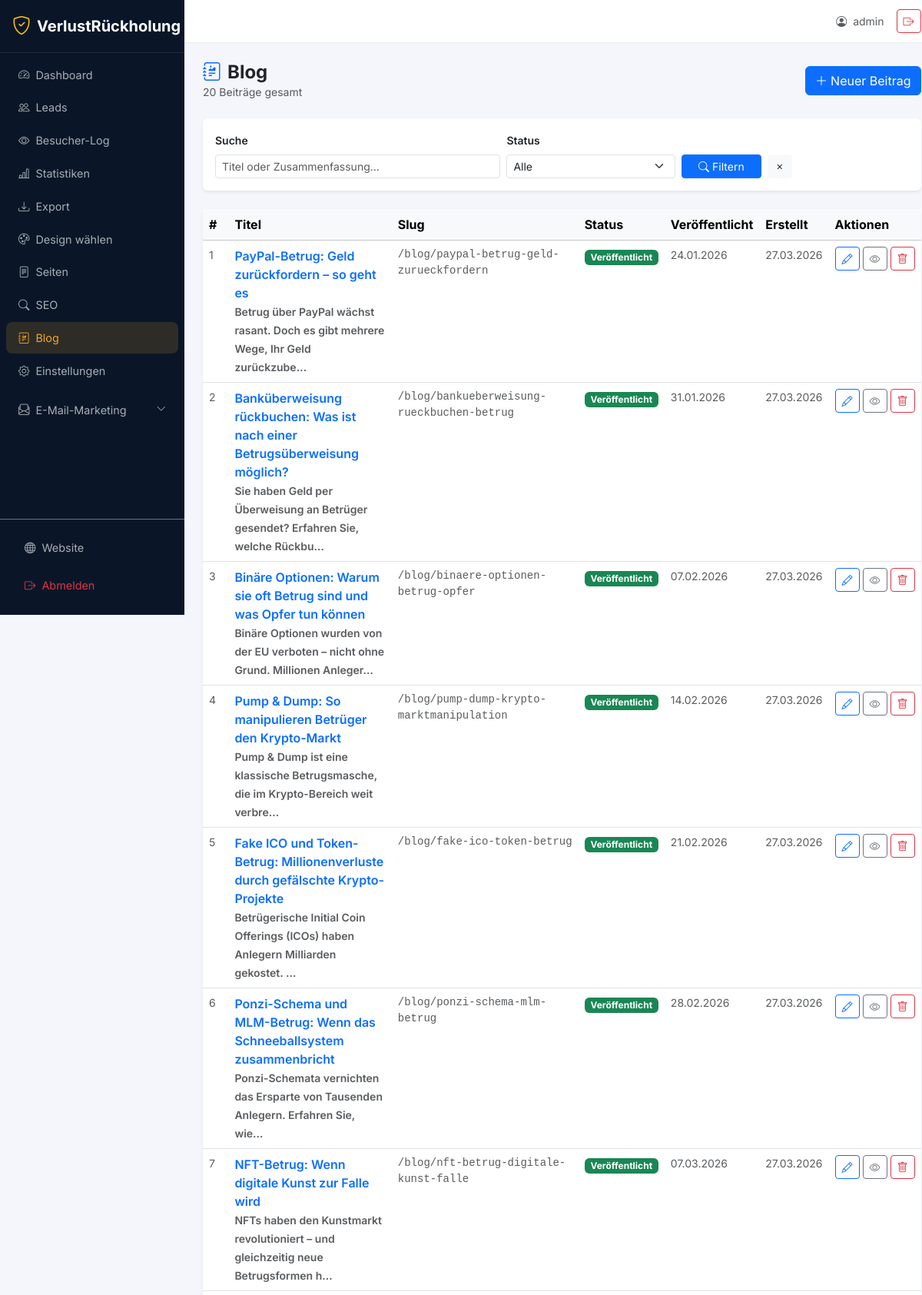
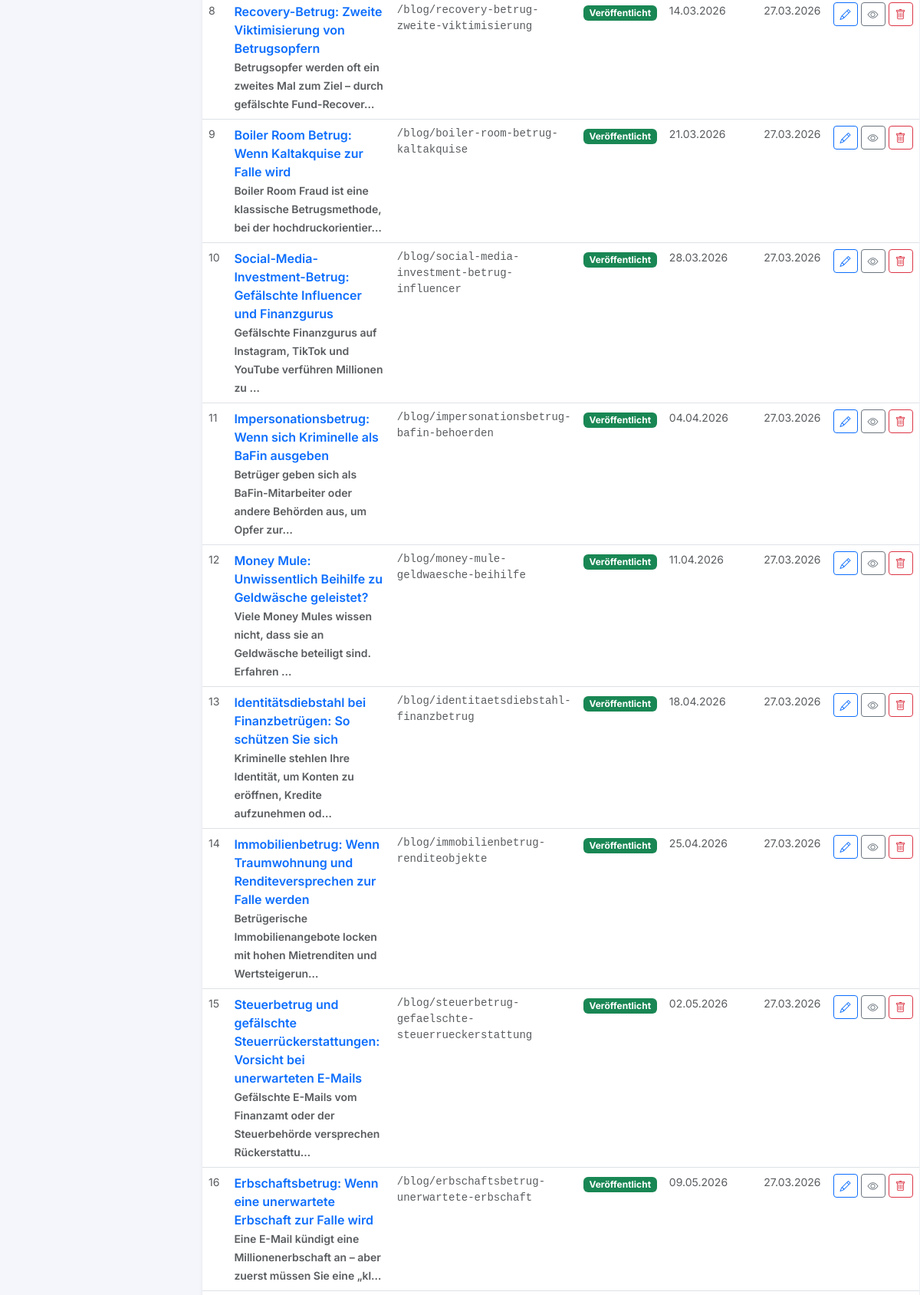
Screenshot of /admin/blog.php (signed in, upper part) with the database file from the repository (2 pictures, top to bottom).
### tables this page shows
CREATE TABLE IF NOT EXISTS blog_posts (
    id               INT AUTO_INCREMENT PRIMARY KEY,
    title            VARCHAR(255) NOT NULL,
    slug             VARCHAR(255) NOT NULL UNIQUE,
    excerpt          TEXT,
    content          LONGTEXT,
    meta_title       VARCHAR(255),
    meta_description TEXT,
    meta_keywords    TEXT,
    featured_image   VARCHAR(512),
    status           ENUM('draft','published') NOT NULL DEFAULT 'draft',
    published_at     DATETIME DEFAULT NULL,
    created_at       TIMESTAMP DEFAULT CURRENT_TIMESTAMP,
    updated_at       TIMESTAMP DEFAULT CURRENT_TIMESTAMP ON UPDATE CURRENT_TIMESTAMP
);

### includes/functions.php (called while the page is built, shortened)
<?php
function get_blog_posts(array $filters = [], int $page = 1, int $per_page = 20): array
{
    $pdo    = db_connect();
    $where  = ['1=1'];
    $params = [];
    $whereSQL = implode(' AND ', $where);
    $offset   = ($page - 1) * $per_page;
    $countStmt = $pdo->prepare("SELECT COUNT(*) FROM blog_posts WHERE $whereSQL");
    $countStmt->execute($params);
    $total = (int) $countStmt->fetchColumn();
    $stmt = $pdo->prepare(
        "SELECT id, title, slug, excerpt, status, featured_image, published_at, created_at
         FROM blog_posts WHERE $whereSQL ORDER BY created_at DESC LIMIT :limit OFFSET :offset"
    );
    $stmt->bindValue(':limit', $per_page, PDO::PARAM_INT);
    $stmt->bindValue(':offset', $offset, PDO::PARAM_INT);
    $stmt->execute();
    return ['data' => $stmt->fetchAll(), 'total' => $total, 'pages' => (int) ceil($total / $per_page)];
}

### admin/blog.php (the view, shortened to what this page needs)
<?php
require_once __DIR__ . '/../includes/functions.php';
$page     = max(1, (int) ($_GET['page']   ?? 1));
$per_page = 20;
$filters  = [
    'status' => $_GET['status'] ?? '',
    'search' => $_GET['search'] ?? '',
];
$result = get_blog_posts($filters, $page, $per_page);
$posts  = $result['data'];
$total  = $result['total'];
?>
<!DOCTYPE html>
<html lang="de">
<head>
    <link href="https://cdn.jsdelivr.net/npm/bootstrap@5.3.3/dist/css/bootstrap.min.css" rel="stylesheet">
    <link href="https://cdn.jsdelivr.net/npm/bootstrap-icons@1.11.3/font/bootstrap-icons.min.css" rel="stylesheet">
    <link href="../assets/css/admin.css" rel="stylesheet">
</head>
<body class="admin-body">
<?php include __DIR__ . '/partials/sidebar.php'; ?>
<div class="admin-main">
    <?php include __DIR__ . '/partials/topbar.php'; ?>
    <div class="admin-content p-4">
        <div class="d-flex justify-content-between align-items-center mb-4">
            <div>
                <h4 class="fw-bold mb-0"><i class="bi bi-journal-richtext me-2 text-primary"></i>Blog</h4>
                <p class="text-muted small mb-0"><?= $total ?> Beiträge gesamt</p>
            </div>
            <a href="blog_edit.php" class="btn btn-primary">
                <i class="bi bi-plus-lg me-1"></i>Neuer Beitrag
            </a>
        </div>
        <div class="card border-0 shadow-sm mb-4">
            <div class="card-body">
                <form method="GET" class="row g-2 align-items-end">
                    <div class="col-md-5">
                        <label class="form-label small fw-semibold">Suche</label>
                        <input type="text" name="search" class="form-control form-control-sm"
                               placeholder="Titel oder Zusammenfassung..."
                               value="<?= htmlspecialchars($filters['search'], ENT_QUOTES, 'UTF-8') ?>">
                    </div>
                    <div class="col-md-3">
                        <label class="form-label small fw-semibold">Status</label>
                        <select name="status" class="form-select form-select-sm">
                            <option value="">Alle</option>
                        </select>
                    </div>
                    <div class="col-md-2 d-flex gap-2">
                        <button type="submit" class="btn btn-primary btn-sm flex-fill">
                            <i class="bi bi-search me-1"></i>Filtern
                        </button>
                        <a href="blog.php" class="btn btn-light btn-sm"><i class="bi bi-x"></i></a>
                    </div>
                </form>
            </div>
        </div>
        <div class="card border-0 shadow-sm">
            <div class="card-body p-0">
                <div class="table-responsive">
                    <table class="table table-hover mb-0">
                        <thead class="table-light">
                            <tr>
                                <th>#</th>
                                <th>Titel</th>
                                <th>Slug</th>
                                <th>Status</th>
                                <th>Veröffentlicht</th>
                                <th>Erstellt</th>
                                <th>Aktionen</th>
                            </tr>
                        </thead>
                        <tbody>
                        <?php foreach ($posts as $post): ?>
                            <tr>
                                <td class="text-muted small"><?= (int)$post['id'] ?></td>
                                <td class="fw-semibold">
                                    <a href="blog_edit.php?id=<?= (int)$post['id'] ?>" class="text-decoration-none">
                                        <?= htmlspecialchars($post['title'], ENT_QUOTES, 'UTF-8') ?>
                                    </a>
                                    <?php if ($post['excerpt']): ?>
                                        <br><small class="text-muted"><?= htmlspecialchars(mb_substr($post['excerpt'], 0, 80), ENT_QUOTES, 'UTF-8') ?>…</small>
                                    <?php endif; ?>
                                </td>
                                <td class="text-muted small font-monospace">
                                    /blog/<?= htmlspecialchars($post['slug'], ENT_QUOTES, 'UTF-8') ?>
                                </td>
                                <td>
                                    <?php if ($post['status'] === 'published'): ?>
                                        <span class="badge bg-success">Veröffentlicht</span>
                                    <?php else: ?>
                                        <span class="badge bg-secondary">Entwurf</span>
                                    <?php endif; ?>
                                </td>
                                <td class="text-muted small">
                                    <?= $post['published_at'] ? date('d.m.Y', strtotime($post['published_at'])) : '–' ?>
                                </td>
                                <td class="text-muted small">
                                    <?= date('d.m.Y', strtotime($post['created_at'])) ?>
                                </td>
                                <td>
                                    <div class="d-flex gap-1">
                                        <a href="blog_edit.php?id=<?= (int)$post['id'] ?>"
                                           class="btn btn-sm btn-outline-primary" title="Bearbeiten">
                                            <i class="bi bi-pencil"></i>
                                        </a>
                                        <?php if ($post['status'] === 'published'): ?>
                                        <a href="../blog/<?= htmlspecialchars($post['slug'], ENT_QUOTES, 'UTF-8') ?>"
                                           class="btn btn-sm btn-outline-secondary" title="Vorschau" target="_blank">
                                            <i class="bi bi-eye"></i>
                                        </a>
                                        <?php endif; ?>
                                        <button class="btn btn-sm btn-outline-danger" title="Löschen"
                                                data-bs-toggle="modal" data-bs-target="#deleteModal"
                                                data-post-id="<?= (int)$post['id'] ?>"
                                                data-post-title="<?= htmlspecialchars($post['title'], ENT_QUOTES, 'UTF-8') ?>">
                                            <i class="bi bi-trash"></i>
                                        </button>
                                    </div>
                                </td>
                            </tr>
                        <?php endforeach; ?>
                        </tbody>
                    </table>
                </div>
            </div>
        </div>
    </div>
</div>
</body>
</html>

### assets/css/admin.css (style rules this page uses)
:root { --admin-sidebar-width: 240px; --admin-sidebar-bg: #0a1628; --admin-topbar-h: 56px; --admin-primary: #0d2b5e; --admin-accent: #f5a623; }
body { font-family: 'Inter', sans-serif; }
.admin-body { background: #f4f6fb; display: flex; min-height: 100vh; }
.admin-main { margin-left: var(--admin-sidebar-width); flex: 1; display: flex; flex-direction: column; min-height: 100vh; }
.admin-content { flex: 1; }

### rows the page displays
blog_posts: id "1", title "PayPal-Betrug: Geld zurückfordern – so geht es", excerpt "Betrug über PayPal wächst rasant. Doch es gibt mehrere Wege, Ihr Geld zurückzube", slug "paypal-betrug-geld-zurueckfordern", status "Veröffentlicht", published_at "24.01.2026", created_at "27.03.2026"
blog_posts: id "2", title "Banküberweisung rückbuchen: Was ist nach einer Betrugsüberweisung möglich?", excerpt "Sie haben Geld per Überweisung an Betrüger gesendet? Erfahren Sie, welche Rückbu", slug "bankueberweisung-rueckbuchen-betrug", status "Veröffentlicht", published_at "31.01.2026", created_at "27.03.2026"
blog_posts: id "3", title "Binäre Optionen: Warum sie oft Betrug sind und was Opfer tun können", excerpt "Binäre Optionen wurden von der EU verboten – nicht ohne Grund. Millionen Anleger", slug "binaere-optionen-betrug-opfer", status "Veröffentlicht", published_at "07.02.2026", created_at "27.03.2026"
blog_posts: id "4", title "Pump & Dump: So manipulieren Betrüger den Krypto-Markt", excerpt "Pump & Dump ist eine klassische Betrugsmasche, die im Krypto-Bereich weit verbre", slug "pump-dump-krypto-marktmanipulation", status "Veröffentlicht", published_at "14.02.2026", created_at "27.03.2026"
blog_posts: id "5", title "Fake ICO und Token-Betrug: Millionenverluste durch gefälschte Krypto-Projekte", excerpt "Betrügerische Initial Coin Offerings (ICOs) haben Anlegern Milliarden gekostet.", slug "fake-ico-token-betrug", status "Veröffentlicht", published_at "21.02.2026", created_at "27.03.2026"
blog_posts: id "6", title "Ponzi-Schema und MLM-Betrug: Wenn das Schneeballsystem zusammenbricht", excerpt "Ponzi-Schemata vernichten das Ersparte von Tausenden Anlegern. Erfahren Sie, wie", slug "ponzi-schema-mlm-betrug", status "Veröffentlicht", published_at "28.02.2026", created_at "27.03.2026"
blog_posts: id "7", title "NFT-Betrug: Wenn digitale Kunst zur Falle wird", excerpt "NFTs haben den Kunstmarkt revolutioniert – und gleichzeitig neue Betrugsformen h", slug "nft-betrug-digitale-kunst-falle", status "Veröffentlicht", published_at "07.03.2026", created_at "27.03.2026"
blog_posts: id "8", title "Recovery-Betrug: Zweite Viktimisierung von Betrugsopfern", excerpt "Betrugsopfer werden oft ein zweites Mal zum Ziel – durch gefälschte Fund-Recover", slug "recovery-betrug-zweite-viktimisierung", status "Veröffentlicht", published_at "14.03.2026", created_at "27.03.2026"
blog_posts: id "9", title "Boiler Room Betrug: Wenn Kaltakquise zur Falle wird", excerpt "Boiler Room Fraud ist eine klassische Betrugsmethode, bei der hochdruckorientier", slug "boiler-room-betrug-kaltakquise", status "Veröffentlicht", published_at "21.03.2026", created_at "27.03.2026"
blog_posts: id "10", title "Social-Media-Investment-Betrug: Gefälschte Influencer und Finanzgurus", excerpt "Gefälschte Finanzgurus auf Instagram, TikTok und YouTube verführen Millionen zu", slug "social-media-investment-betrug-influencer", status "Veröffentlicht", published_at "28.03.2026", created_at "27.03.2026"
blog_posts: id "11", title "Impersonationsbetrug: Wenn sich Kriminelle als BaFin ausgeben", excerpt "Betrüger geben sich als BaFin-Mitarbeiter oder andere Behörden aus, um Opfer zur", slug "impersonationsbetrug-bafin-behoerden", status "Veröffentlicht", published_at "04.04.2026", created_at "27.03.2026"
blog_posts: id "12", title "Money Mule: Unwissentlich Beihilfe zu Geldwäsche geleistet?", excerpt "Viele Money Mules wissen nicht, dass sie an Geldwäsche beteiligt sind. Erfahren", slug "money-mule-geldwaesche-beihilfe", status "Veröffentlicht", published_at "11.04.2026", created_at "27.03.2026"
blog_posts: id "13", title "Identitätsdiebstahl bei Finanzbetrügen: So schützen Sie sich", excerpt "Kriminelle stehlen Ihre Identität, um Konten zu eröffnen, Kredite aufzunehmen od", slug "identitaetsdiebstahl-finanzbetrug", status "Veröffentlicht", published_at "18.04.2026", created_at "27.03.2026"
blog_posts: id "14", title "Immobilienbetrug: Wenn Traumwohnung und Renditeversprechen zur Falle werden", excerpt "Betrügerische Immobilienangebote locken mit hohen Mietrenditen und Wertsteigerun", slug "immobilienbetrug-renditeobjekte", status "Veröffentlicht", published_at "25.04.2026", created_at "27.03.2026"
blog_posts: id "15", title "Steuerbetrug und gefälschte Steuerrückerstattungen: Vorsicht bei unerwarteten E-Mails", excerpt "Gefälschte E-Mails vom Finanzamt oder der Steuerbehörde versprechen Rückerstattu", slug "steuerbetrug-gefaelschte-steuerrueckerstattung", status "Veröffentlicht", published_at "02.05.2026", created_at "27.03.2026"
blog_posts: id "16", title "Erbschaftsbetrug: Wenn eine unerwartete Erbschaft zur Falle wird", excerpt "Eine E-Mail kündigt eine Millionenerbschaft an – aber zuerst müssen Sie eine „kl", slug "erbschaftsbetrug-unerwartete-erbschaft", status "Veröffentlicht", published_at "09.05.2026", created_at "27.03.2026"

### other values shown
$_SESSION['admin_user'] "admin"
$total "20"
